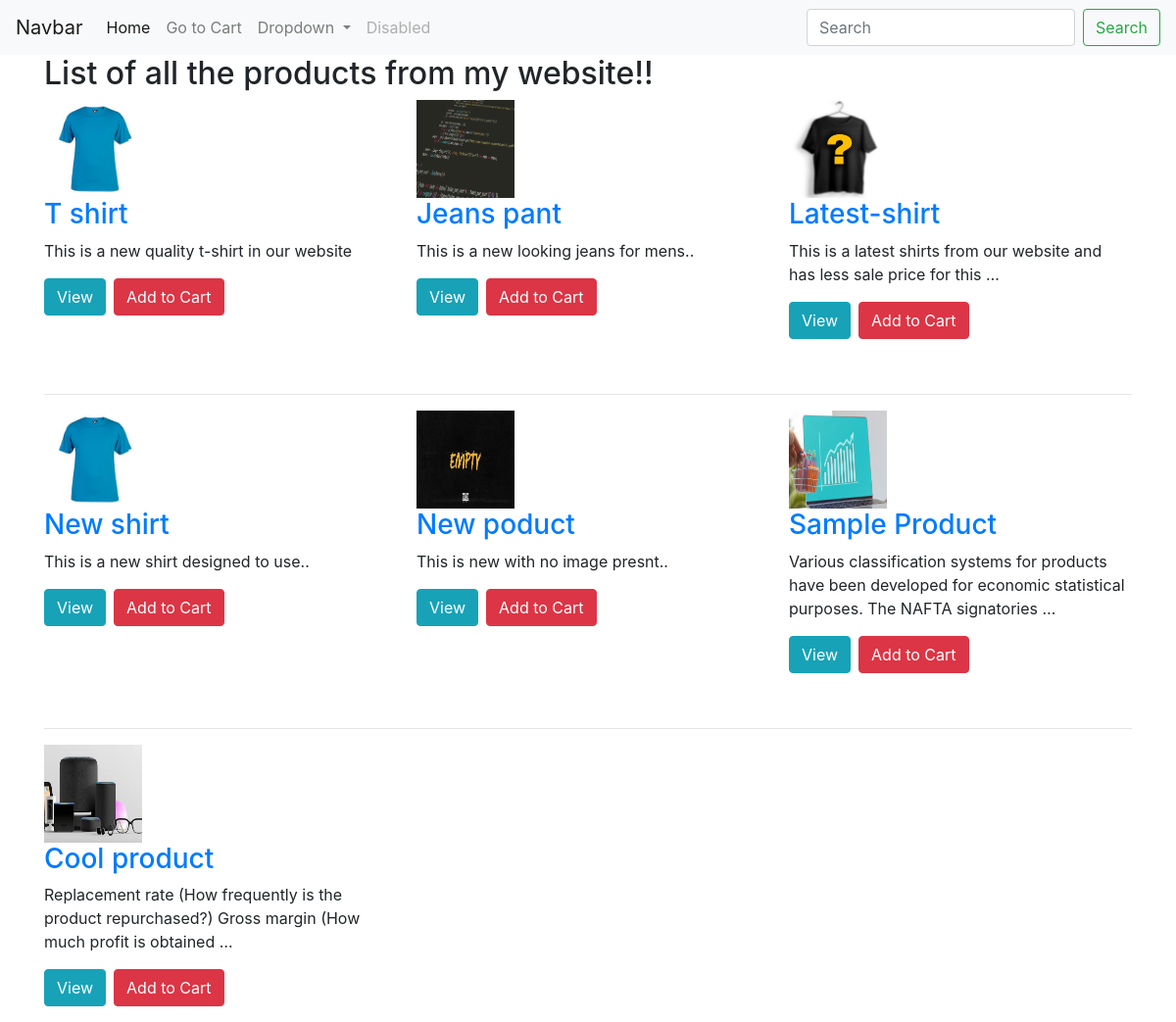
The page / on the database its author committed.
### products/models.py (models this page shows, shortened)
class ProductImage(models.Model):
    product = models.ForeignKey(Product, on_delete=models.CASCADE)
    image = models.ImageField(upload_to='products/images/')
    thumbnail = models.BooleanField(default=False)
    featured = models.BooleanField(default=False)
    active = models.BooleanField(default=True)
    updated = models.DateTimeField(auto_now_add=False, auto_now=True)

class Product(models.Model):
    title = models.CharField(max_length=100)
    description = models.TextField(null=True)
    price = models.DecimalField(decimal_places=2, max_digits=10,default=25.89)
    sale_price = models.DecimalField(decimal_places=2, max_digits=10, null=True, blank=True)
    slug = models.SlugField(unique=True)
    timestamp = models.DateTimeField(auto_now_add=True, auto_now=False)
    updated = models.DateTimeField(auto_now=True, auto_now_add=False)
    active = models.BooleanField(default=True)
    class Meta:
        unique_together = ('title','slug')
    def get_absolute_url(self):
        return reverse('products:detail', kwargs={'slug':self.slug})

### products/views.py (the view)
# urls.py: 2. Add a URL to urlpatterns:  path('', views.home, name='home')
def home(request):
    products = Product.objects.all()
    context = {'products':products}
    return render(request, 'products/home.html', context)

### templates/products/home.html
{% extends 'base.html' %}
{% load static %}
{% block content %}
<h2>List of all the products from my website!!</h2>
<div class="row">
    {% for item in products %}
    <div class="col-sm-4" >
            <div class="thumbnail">
                {% if item.productimage_set.all %}
                        {% for data in item.productimage_set.all %}
                            {% if data.featured %}
                                 <img src="media/{{ MEDIA_URL }}{{data.image}}" alt="" width="100" height="100">
                            {% endif %}
                        {% endfor %}
                {% else %}
                        <img src="{% static 'img/empty.jpg' %}" alt="" width="100" height="100">
                {% endif %}
                    <div class="caption">
                        <a href="{{ item.get_absolute_url }}" class="card-title"> <h3>{{ item.title }}</h3></a>
                            <p>{{ item.description|truncatewords:15 }}</p>
                        <p><a href="{{ item.get_absolute_url }}" class="btn btn-info mr-2"
                              role="button">View</a><a href="{% url 'carts:update_to_cart' item.slug %}" class="btn btn-danger" role="button"
                        >Add to Cart</a></p>
                    </div>
            </div>
    </div>
    {% cycle "" "" "</div><br/><hr/><div class='row'>" %}
        {% endfor %}
</div>
{% endblock %}

### templates/base.html (shortened to what this page needs)
{% load static %}
<!doctype html>
<html lang="en">
  <head>
    <link rel="stylesheet" href="https://stackpath.bootstrapcdn.com/bootstrap/4.4.1/css/bootstrap.min.css">
  </head>
  <body>
    {% include 'nav.html' %}
    <div class="container">
        {% block content %}
        {% endblock %}
    </div>
  </body>
</html>

### templates/nav.html (shortened to what this page needs)
<nav class="navbar navbar-expand-lg navbar-light bg-light">
  <a class="navbar-brand" href="#">Navbar</a>
  <div class="collapse navbar-collapse" id="navbarSupportedContent">
    <ul class="navbar-nav mr-auto">
      <li class="nav-item active">
        <a class="nav-link" href="{% url 'products:home' %}">Home <span class="sr-only">(current)</span></a>
      </li>
      <li class="nav-item">
        <a class="nav-link" href="{% url 'carts:view' %}">Go to Cart</a>
      </li>
      <li class="nav-item dropdown">
        <a class="nav-link dropdown-toggle" href="#" id="navbarDropdown" role="button" data-toggle="dropdown" aria-haspopup="true" aria-expanded="false">
          Dropdown
        </a>
      </li>
      <li class="nav-item">
        <a class="nav-link disabled" href="#" tabindex="-1" aria-disabled="true">Disabled</a>
      </li>
    </ul>
    <form class="form-inline my-2 my-lg-0" action="/s/">
      <input class="form-control mr-sm-2" name="q" type="search" placeholder="Search" aria-label="Search">
      <button class="btn btn-outline-success my-2 my-sm-0" type="submit">Search</button>
    </form>
  </div>
</nav>

### rows shown on the page
Product: title "T shirt", description "This is a new quality t-shirt in our website"
ProductImage: image (picture)
Product: title "Jeans pant", description "This is a new looking jeans for mens.."
ProductImage: image (picture)
Product: title "Latest-shirt", description "This is a latest shirts from our website and has less sale price for this …"
ProductImage: image (picture)
Product: title "New shirt", description "This is a new shirt designed to use.."
ProductImage: image (picture)
Product: title "New poduct", description "This is new with no image presnt.."
Product: title "Sample Product", description "Various classification systems for products have been developed for economic statistical purposes. The NAFTA signatories …"
ProductImage: image (picture)
Product: title "Cool product", description "Replacement rate (How frequently is the product repurchased?) Gross margin (How much profit is obtained …"
ProductImage: image (picture)
